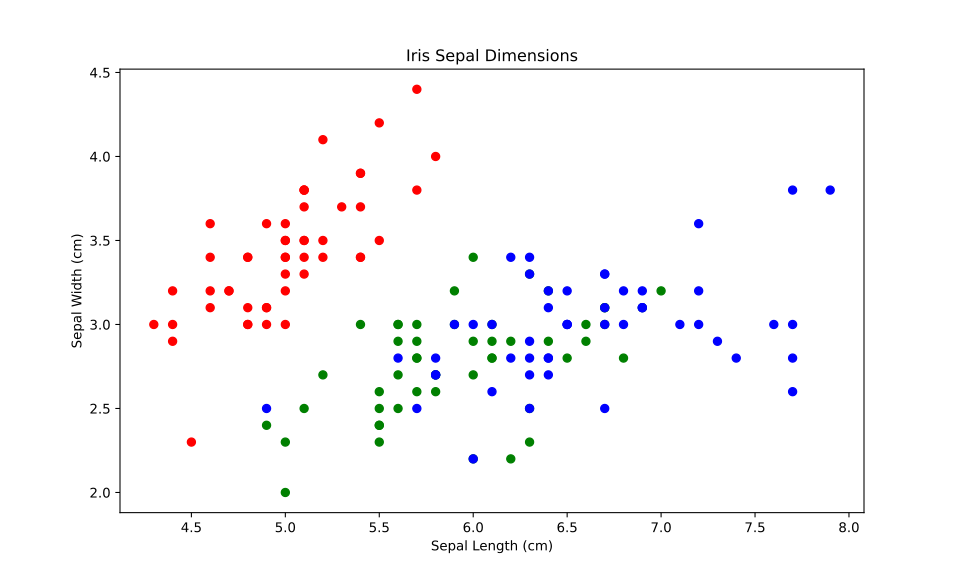

Reproduce this figure in Python.
import matplotlib.pyplot as plt
from sklearn.datasets import load_iris
import pandas as pd
import json

# Load the Iris dataset
iris = load_iris()
iris_df = pd.DataFrame(iris.data, columns=iris.feature_names)
iris_df['species'] = pd.Categorical.from_codes(iris.target, iris.target_names)

# Creating a scatterplot using Matplotlib
plt.figure(figsize=(10, 6))
species_colors = {'setosa': 'r', 'versicolor': 'g', 'virginica': 'b'}
colors = iris_df['species'].map(lambda x: species_colors[x])
plt.scatter(iris_df['sepal length (cm)'], iris_df['sepal width (cm)'], c=colors)
plt.title('Iris Sepal Dimensions')
plt.xlabel('Sepal Length (cm)')
plt.ylabel('Sepal Width (cm)')

# Save the plot as an SVG file
plt.savefig('scatterplot.svg', format='svg')

# Generating the 'maidr' structure for the 'Adelie' species
maidr = {
    'type': ['point'],
    'id': 'scatter',
    'selector': ["TODO: INCLUDE THE POINT SELECTOR HERE"],
    'title': 'Iris Sepal Dimensions',
    'name': 'Scatterplot',
    'axes': {
        'x': {
            'label': 'Sepal Length (cm)',
        },
        'y': {
            'label': 'Sepal Width (cm)',
        },
    },
    'labels': {
        'title': 'Adelie Penguin Bill Dimensions',
        'x': 'Sepal Length (cm)',
        'y': 'Sepal Width (cm)',
    },
    'data': [{
         'x': iris_df['sepal length (cm)'].tolist(),
         'y': iris_df['sepal width (cm)'].tolist()
     }],
}

# Writing the raw data to a JSON file
with open("scatterplot_raw_data.json", 'w') as json_file:
    json.dump(maidr["data"], json_file, indent=4)

# Writing the dictionary to a JSON file
with open("scatterplot_maidr.json", 'w') as json_file:
    json.dump(maidr, json_file, indent=4)

# Display the plot
plt.show()

# Close the plot
plt.close()
